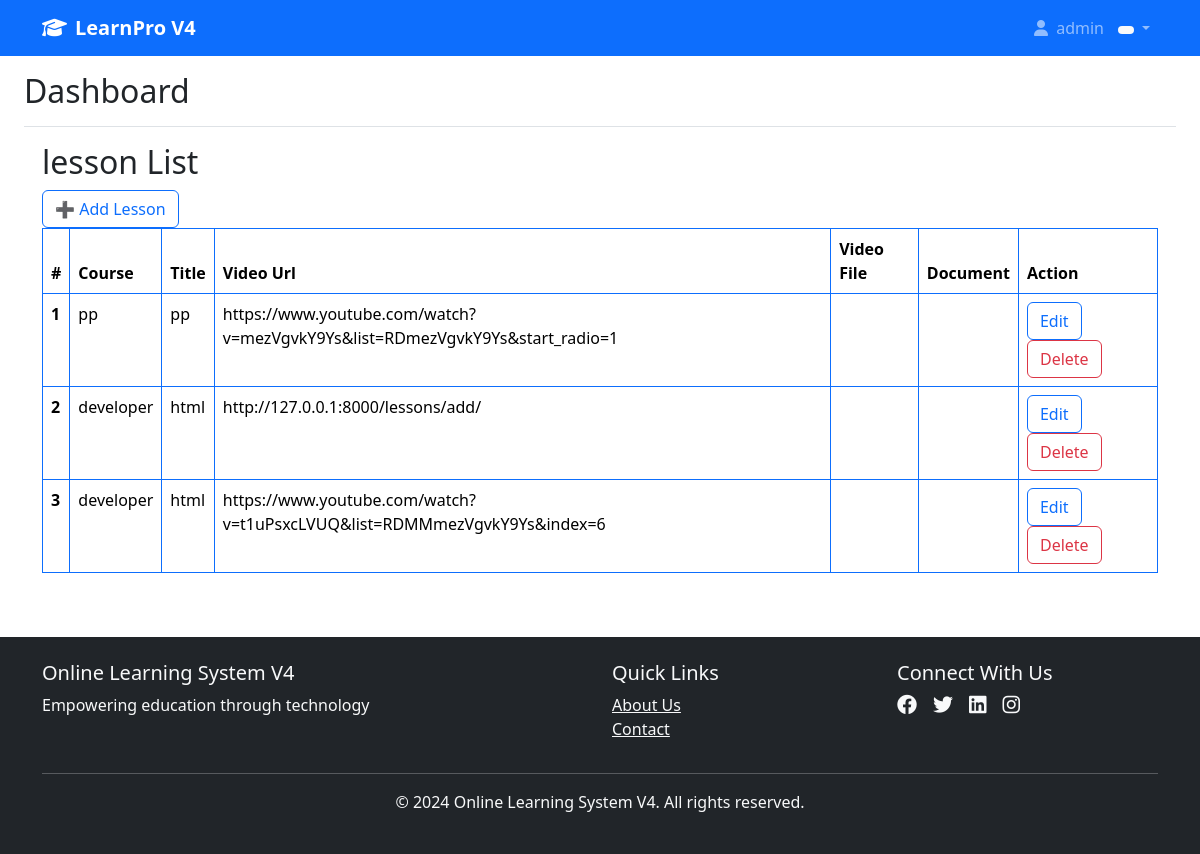
The page /lessons/ (signed in) on the database its author committed.
### users/models.py (models this page shows, shortened)
class User(AbstractUser):
    ROLE_CHOICES = (
        ('student', 'Student'),
        ('instructor', 'Instructor'),
        ('employee', 'Employee'),
    )
    role = models.CharField(max_length=20, choices=ROLE_CHOICES)

### course_management/models.py (models this page shows, shortened)
class Lessons(models.Model):
    course = models.ForeignKey(Course, on_delete=models.SET_NULL, null=True )
    title = models.CharField(max_length=200,null=True)
    video_url = models.URLField(blank=True,null=True)
    video_file = models.FileField(upload_to='lesson_videos/', null=True, blank=True)
    document = models.FileField(upload_to='lesson_documents/', null=True, blank=True)

class Course(models.Model):
    STATUS_CHOICES = [
        ('draft', 'Draft'),
        ('published', 'Published'),
        ('archived', 'Archived'),
    ]
    instructor = models.ForeignKey(Instructor, on_delete=models.CASCADE, null=True)
    category = models.ForeignKey(Category, on_delete=models.CASCADE, null=True)
    tags = models.ForeignKey(Tag, on_delete=models.CASCADE, null=True)
    title = models.CharField(max_length=200, null=True)
    price = models.DecimalField(max_digits=10, decimal_places=2, default=0.00, null=True)
    status = models.CharField(max_length=20, choices=STATUS_CHOICES, default='draft', null=True)
    published_date = models.DateTimeField(blank=True, null=True)
    start_date = models.DateTimeField(blank=True, null=True)
    end_date = models.DateTimeField(blank=True, null=True)
    duration_hours = models.PositiveIntegerField(default=0, null=True)
    def __str__(self):
        return self.title

### users/decorators.py (the view)
    def wrapper_func(request, *args, **kwargs):
        if 'user_id' in request.session:
            return view_func(request, *args, **kwargs)
        else:
            messages.error(request, "Please login to access this page.")
            return redirect('/login/')  # DIRECT PATH

### course_management/views.py (called while the page is built)
@login_required
def lesson_list(request):
    lessons = Lessons.objects.all()
    return render(request, 'lessons/lesson_list.html', {'lessons': lessons})

### course_management/templates/lessons/lesson_list.html (shortened to what this page needs)
{% extends 'base.html' %}
{% block content %}
<!DOCTYPE html>
<html lang="en">
<head>
  <link href="https://cdn.jsdelivr.net/npm/bootstrap@5.3.7/dist/css/bootstrap.min.css" rel="stylesheet"
 />
</head>
<body>
  <div class="container">
    <h2>lesson List</h2>
    <a href="{% url 'lesson_add' %}" class="btn btn-outline-primary">➕ Add Lesson</a>
    <table class="table table-bordered border-primary">
      <thead>
        <tr>
          <th scope="col">#</th>
          <th scope="col">Course</th>
          <th scope="col">Title</th>
          <th scope="col">Video Url</th>
          <th scope="col">Video File</th>
          <th scope="col">Document</th>
          <th scope="col">Action</th>
        </tr>
      </thead>
      <tbody>
        {% for lesson in lessons %}
        <tr>
          <th scope="row">{{ forloop.counter }}</th>
          <td>{{ lesson.course }}</td>
          <td>{{ lesson.title }}</td>
          <td>{{ lesson.video_url }}</td>
          <td>{{ lesson.video_file }}</td>
          <td>{{ lesson.document }}</td>
          <td>
            <a href="{% url 'lesson_edit' lesson.id %} " class="btn btn-outline-primary">Edit</a>
            <a href="{% url 'lesson_delete' lesson.id %} " class="btn btn-outline-danger">Delete</a>
          </td>
        </tr>
        {% endfor %}
      </tbody>
    </table>
  </div>
</body>
</html>
{% endblock %}

### templates/base.html (shortened to what this page needs)
<!DOCTYPE html>
<html lang="en">
<head>
    <link href="https://cdn.jsdelivr.net/npm/bootstrap@5.3.0/dist/css/bootstrap.min.css" rel="stylesheet">
    <link rel="stylesheet" href="https://cdnjs.cloudflare.com/ajax/libs/font-awesome/6.4.0/css/all.min.css">
</head>
<body>
    <nav class="navbar navbar-expand-lg navbar-dark bg-primary">
        <div class="container">
            <a class="navbar-brand" href="{% url 'home' %}">
                <i class="fas fa-graduation-cap me-2"></i>LearnPro V4
            </a>
            <div class="collapse navbar-collapse" id="navbarNav">
                <ul class="navbar-nav">
                    {% if user.is_authenticated %}
                        <li class="nav-item dropdown">
                            <a class="nav-link dropdown-toggle" href="#" id="userDropdown" role="button" data-bs-toggle="dropdown">
                                <i class="fas fa-user me-1"></i>
                                {{ user.get_full_name|default:user.username }}
                                <span class="badge bg-light text-dark role-badge">
                                </span>
                            </a>
                        </li>
                    {% endif %}
                </ul>
            </div>
        </div>
    </nav>
    <div class="container-fluid">
        <div class="row">
            <main class="col-12 px-md-4">
                <div class="d-flex justify-content-between flex-wrap flex-md-nowrap align-items-center pt-3 pb-2 mb-3 border-bottom">
                    <h1 class="h2">{% block page_title %}Dashboard{% endblock %}</h1>
                </div>
                {% block content %}{% endblock %}
            </main>
        </div>
    </div>
    <footer class="bg-dark text-light py-4 mt-5">
        <div class="container">
            <div class="row">
                <div class="col-md-6">
                    <h5>Online Learning System V4</h5>
                    <p>Empowering education through technology</p>
                </div>
                <div class="col-md-3">
                    <h5>Quick Links</h5>
                    <ul class="list-unstyled">
                        <li><a href="#" class="text-light">About Us</a></li>
                        <li><a href="#" class="text-light">Contact</a></li>
                    </ul>
                </div>
                <div class="col-md-3">
                    <h5>Connect With Us</h5>
                    <div class="d-flex">
                        <a href="#" class="text-light me-3"><i class="fab fa-facebook fa-lg"></i></a>
                        <a href="#" class="text-light me-3"><i class="fab fa-twitter fa-lg"></i></a>
                        <a href="#" class="text-light me-3"><i class="fab fa-linkedin fa-lg"></i></a>
                        <a href="#" class="text-light"><i class="fab fa-instagram fa-lg"></i></a>
                    </div>
                </div>
            </div>
            <hr class="bg-light">
            <div class="text-center">
                <p>&copy; 2024 Online Learning System V4. All rights reserved.</p>
            </div>
        </div>
    </footer>
</body>
</html>

### templates/base.html (style rules this page uses)
.navbar-brand { font-weight: bold; }
.role-badge { font-size: 0.8rem; margin-left: 10px; }

### rows shown on the page
User: get_full_name "admin"
Lessons: course "pp", title "pp", video_url "https://www.youtube.com/watch?v=mezVgvkY9Ys&list=RDmezVgvkY9Ys&start_radio=1"
Lessons: course "developer", title "html", video_url "http://127.0.0.1:8000/lessons/add/"
Lessons: course "developer", title "html", video_url "https://www.youtube.com/watch?v=t1uPsxcLVUQ&list=RDMMmezVgvkY9Ys&index=6"
